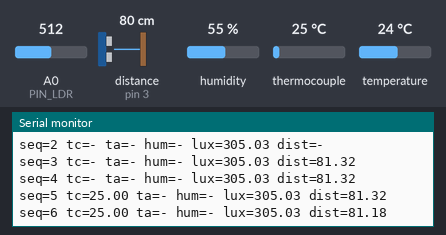
A sketch run on a simulated Arduino Uno, built with avr-gcc and run on an emulated ATmega328P. Shown: the last lines printed to the serial monitor. Wiring (inferred from the names in the program): ultrasonic range finder: trigger pin 7; echo pin 3; MAX6675 thermocouple converter: CS pin 5; MISO pin 6; SCK pin 4. Inputs (shaded band) come from the test bench; at power-on: distance to the obstacle (sensor on pin 3) 80 cm, humidity 55 %, thermocouple 25 °C, A0 (PIN_LDR) = 512, temperature 24 °C. The echo pulse lasts 58.3 µs per cm.

Above: at 1.2 s.
1.3 s: distance to the obstacle (sensor on pin 3) set to 2 cm
At 1.94 s:
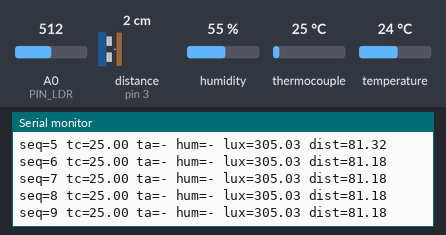
2.8 s: humidity set to 22 %
At 2.93 s:
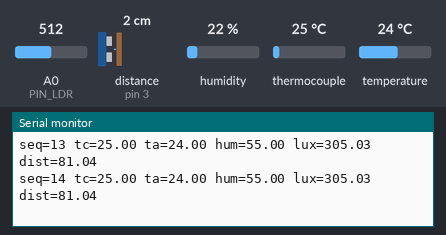
4.3 s: thermocouple set to 6 °C
At 4.43 s:
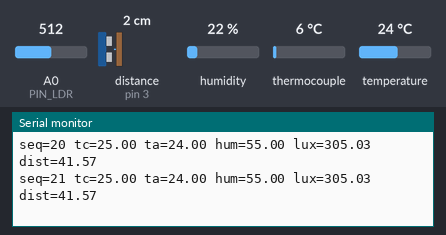
5.8 s: A0 (PIN_LDR) set to 30
At 5.94 s:
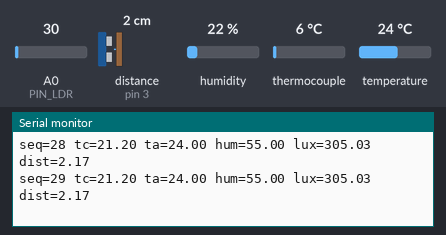
7.3 s: distance to the obstacle (sensor on pin 3) set to 4 cm
At 7.43 s:
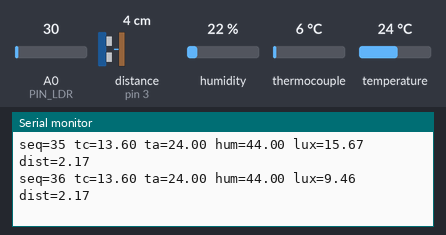
8.8 s: humidity set to 40 %
At 8.93 s:
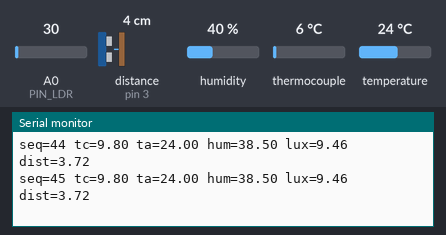
Timing chart, 0 to 11.3 s (numbered marks = the images above; inputs shaded):
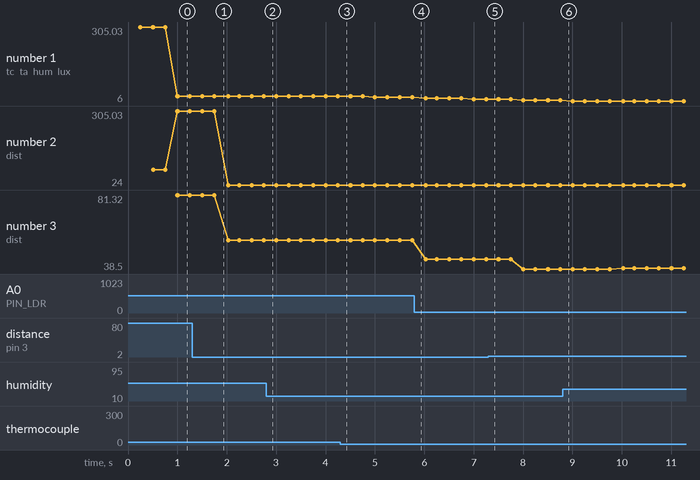

Measured:
- plotted number 1: 25 → 21.2 after the input at 4.3 s
- plotted number 3: 38.5 → 38.8 after the input at 8.8 s

The sketch:

Arduino.ino
```cpp
#include <Wire.h>
#include <DHT.h>

const uint8_t PIN_TC_SCK = 4;
const uint8_t PIN_TC_CS  = 5;
const uint8_t PIN_TC_SO  = 6;
const uint8_t PIN_DHT    = 2;
const uint8_t PIN_LDR    = A0;
const uint8_t PIN_TRIG   = 7;
const uint8_t PIN_ECHO   = 3;

const uint8_t DIR_I2C = 0x08;
const uint8_t LEN_PAQUETE = 24;
const uint8_t CMD_SET_INTERVALO = 0x01;

const uint8_t N_CANALES = 5;
const uint8_t CH_TC = 0, CH_TA = 1, CH_HUM = 2, CH_LDR = 3, CH_DIST = 4;
const uint8_t N_PROM = 5;

const uint16_t INTERVALO_MIN[N_CANALES] = {250, 2000, 2000, 50, 100};
const uint16_t INTERVALO_MAX = 60000;

const float R_FIJA     = 6670.0f;
const float LDR_R10    = 208686.0f;
const float LDR_GAMMA  = 1.008f;
const unsigned long LDR_ACUM_US = 1000;
unsigned long ldr_suma = 0;
uint16_t ldr_n = 0;
unsigned long ldr_t_acum = 0;
float ldr_adc_ultimo = 0;
const float LUX_MAX    = 3270.0f;

uint16_t intervalo[N_CANALES] = {1000, 2000, 2000, 250, 500};
unsigned long t_ultimo[N_CANALES] = {0, 0, 0, 0, 0};

float buffer[N_CANALES][N_PROM];
uint8_t n_buf[N_CANALES] = {0, 0, 0, 0, 0};
uint8_t idx_buf[N_CANALES] = {0, 0, 0, 0, 0};

DHT dht(PIN_DHT, DHT11);

volatile uint8_t seq = 0;
volatile uint8_t cfg_count = 0;
volatile bool hay_cmd = false;
volatile uint8_t cmd_canal = 0;
volatile uint16_t cmd_valor = 0;
uint8_t paquete[LEN_PAQUETE];

const unsigned long HC_TIMEOUT_MS = 40;
const float DIST_K = 1.0136f;
volatile unsigned long hc_subida = 0;
volatile unsigned long hc_bajada = 0;
volatile bool hc_eco_listo = false;
bool hc_esperando = false;
unsigned long hc_t_disparo = 0;

void alEco() {
  if (digitalRead(PIN_ECHO)) {
    hc_subida = micros();
  } else {
    hc_bajada = micros();
    hc_eco_listo = true;
  }
}

void dispararHC() {
  hc_eco_listo = false;
  digitalWrite(PIN_TRIG, LOW);
  delayMicroseconds(2);
  digitalWrite(PIN_TRIG, HIGH);
  delayMicroseconds(10);
  digitalWrite(PIN_TRIG, LOW);
  hc_t_disparo = millis();
  hc_esperando = true;
}

float leerMAX6675() {
  uint16_t v = 0;
  digitalWrite(PIN_TC_CS, LOW);
  delayMicroseconds(10);
  for (int8_t i = 15; i >= 0; i--) {
    digitalWrite(PIN_TC_SCK, HIGH);
    delayMicroseconds(5);
    if (digitalRead(PIN_TC_SO)) v |= (uint16_t)1 << i;
    digitalWrite(PIN_TC_SCK, LOW);
    delayMicroseconds(5);
  }
  digitalWrite(PIN_TC_CS, HIGH);
  if (v & 0x0004) return NAN;
  return (v >> 3) * 0.25f;
}

float luxDesdeADC(float a) {
  if (a <= 0.5f) return 0.0f;
  if (a >= 1022.5f) return LUX_MAX;
  float r_ldr = R_FIJA * (1023.0f - a) / a;
  float lux = 10.0f * (float)pow(LDR_R10 / r_ldr, 1.0f / LDR_GAMMA);
  return (lux > LUX_MAX) ? LUX_MAX : lux;
}

float leerCanal(uint8_t c) {
  switch (c) {
    case CH_TC:  return leerMAX6675();
    case CH_TA:  return dht.readTemperature();
    case CH_HUM: return dht.readHumidity();
    case CH_LDR: {
      if (ldr_n > 0) ldr_adc_ultimo = (float)ldr_suma / ldr_n;
      else ldr_adc_ultimo = analogRead(PIN_LDR);
      ldr_suma = 0;
      ldr_n = 0;
      return luxDesdeADC(ldr_adc_ultimo);
    }
  }
  return NAN;
}

void agregarMuestra(uint8_t c, float x) {
  buffer[c][idx_buf[c]] = x;
  idx_buf[c] = (idx_buf[c] + 1) % N_PROM;
  if (n_buf[c] < N_PROM) n_buf[c]++;
}

float mediana(uint8_t c) {
  float v[N_PROM];
  uint8_t n = n_buf[c];
  for (uint8_t i = 0; i < n; i++) v[i] = buffer[c][i];
  for (uint8_t i = 1; i < n; i++) {
    float x = v[i]; int8_t j = i - 1;
    while (j >= 0 && v[j] > x) { v[j + 1] = v[j]; j--; }
    v[j + 1] = x;
  }
  return (n % 2) ? v[n / 2] : 0.5f * (v[n / 2 - 1] + v[n / 2]);
}

float promedio(uint8_t c) {
  if (c == CH_DIST) return mediana(c);
  float s = 0;
  for (uint8_t i = 0; i < n_buf[c]; i++) s += buffer[c][i];
  return s / n_buf[c];
}

float distanciaCm(unsigned long dt_us) {
  float T = (n_buf[CH_TA] > 0) ? promedio(CH_TA) : 22.0f;
  float c = 331.3f + 0.606f * T;
  float cm = (dt_us * 1e-6f) * c / 2.0f * 100.0f;
  if (cm < 2.0f || cm > 400.0f) return NAN;
  return cm * DIST_K;
}

int16_t aEntero(float x, float escala) {
  return (int16_t)lroundf(x * escala);
}

void escribirU16(uint8_t *p, uint16_t v) { p[0] = v & 0xFF; p[1] = v >> 8; }

void armarPaquete() {
  uint8_t tmp[LEN_PAQUETE];
  uint8_t mascara = 0;
  for (uint8_t c = 0; c < N_CANALES; c++) if (n_buf[c] > 0) mascara |= (1 << c);

  tmp[0] = seq;
  tmp[1] = mascara;
  const float escala[N_CANALES] = {4, 100, 100, 10, 10};
  for (uint8_t c = 0; c < N_CANALES; c++) {
    int16_t v = (n_buf[c] > 0) ? aEntero(promedio(c), escala[c]) : 0;
    escribirU16(&tmp[2 + 2 * c], (uint16_t)v);
  }
  for (uint8_t c = 0; c < N_CANALES; c++) escribirU16(&tmp[12 + 2 * c], intervalo[c]);
  tmp[22] = cfg_count;
  uint8_t x = 0;
  for (uint8_t i = 0; i < 23; i++) x ^= tmp[i];
  tmp[23] = x;

  noInterrupts();
  memcpy(paquete, tmp, LEN_PAQUETE);
  interrupts();
}

void alRecibir(int n) {
  if (n >= 4 && Wire.read() == CMD_SET_INTERVALO) {
    uint8_t canal = Wire.read();
    uint8_t lo = Wire.read();
    uint8_t hi = Wire.read();
    cmd_canal = canal;
    cmd_valor = ((uint16_t)hi << 8) | lo;
    hay_cmd = true;
  }
  while (Wire.available()) Wire.read();
}

void alPedir() {
  Wire.write(paquete, LEN_PAQUETE);
}

void procesarComando() {
  noInterrupts();
  uint8_t c = cmd_canal;
  uint16_t v = cmd_valor;
  hay_cmd = false;
  interrupts();

  if (c >= N_CANALES) return;
  if (v < INTERVALO_MIN[c]) v = INTERVALO_MIN[c];
  if (v > INTERVALO_MAX) v = INTERVALO_MAX;
  if (v != intervalo[c]) {
    intervalo[c] = v;
    n_buf[c] = 0;
    idx_buf[c] = 0;
  }
  cfg_count++;
  armarPaquete();
  Serial.print(F(">> Config aplicada: canal ")); Serial.print(c);
  Serial.print(F(" -> ")); Serial.print(v); Serial.println(F(" ms"));
}

void setup() {
  Serial.begin(115200);
  pinMode(PIN_TC_CS, OUTPUT);
  pinMode(PIN_TC_SCK, OUTPUT);
  pinMode(PIN_TC_SO, INPUT);
  digitalWrite(PIN_TC_CS, HIGH);
  digitalWrite(PIN_TC_SCK, LOW);
  pinMode(PIN_TRIG, OUTPUT);
  pinMode(PIN_ECHO, INPUT);
  digitalWrite(PIN_TRIG, LOW);
  attachInterrupt(digitalPinToInterrupt(PIN_ECHO), alEco, CHANGE);
  dht.begin();

  Wire.begin(DIR_I2C);
  digitalWrite(SDA, LOW);
  digitalWrite(SCL, LOW);
  Wire.onReceive(alRecibir);
  Wire.onRequest(alPedir);

  armarPaquete();
  Serial.println(F("=== Arduino Lab 3 (5 canales) ==="));
}

void loop() {
  unsigned long ahora = millis();

  if (hay_cmd) procesarComando();

  if (micros() - ldr_t_acum >= LDR_ACUM_US && ldr_n < 60000) {
    ldr_t_acum = micros();
    ldr_suma += analogRead(PIN_LDR);
    ldr_n++;
  }

  bool hubo_dato = false;
  for (uint8_t c = 0; c < N_CANALES; c++) {
    if (ahora - t_ultimo[c] < intervalo[c]) continue;

    if (hc_esperando && (c == CH_TA || c == CH_HUM || c == CH_DIST)) continue;

    t_ultimo[c] += intervalo[c];
    if (ahora - t_ultimo[c] >= intervalo[c]) t_ultimo[c] = ahora;

    if (c == CH_DIST) {
      dispararHC();
      continue;
    }
    float x = leerCanal(c);
    if (!isnan(x)) {
      agregarMuestra(c, x);
      hubo_dato = true;
    }
  }

  if (hc_esperando) {
    if (hc_eco_listo) {
      noInterrupts();
      unsigned long dt = hc_bajada - hc_subida;
      interrupts();
      hc_esperando = false;
      float d = distanciaCm(dt);
      if (!isnan(d)) {
        agregarMuestra(CH_DIST, d);
        hubo_dato = true;
      }
    } else if (millis() - hc_t_disparo > HC_TIMEOUT_MS) {
      hc_esperando = false;
    }
  }

  if (hubo_dato) {
    seq++;
    armarPaquete();
    Serial.print(F("seq=")); Serial.print(seq);
    Serial.print(F(" tc="));   if (n_buf[CH_TC])   Serial.print(promedio(CH_TC));   else Serial.print(F("-"));
    Serial.print(F(" ta="));   if (n_buf[CH_TA])   Serial.print(promedio(CH_TA));   else Serial.print(F("-"));
    Serial.print(F(" hum="));  if (n_buf[CH_HUM])  Serial.print(promedio(CH_HUM));  else Serial.print(F("-"));
    Serial.print(F(" lux="));  if (n_buf[CH_LDR])  Serial.print(promedio(CH_LDR));  else Serial.print(F("-"));
    Serial.print(F(" dist=")); if (n_buf[CH_DIST]) Serial.println(promedio(CH_DIST)); else Serial.println(F("-"));
  }
}
```
